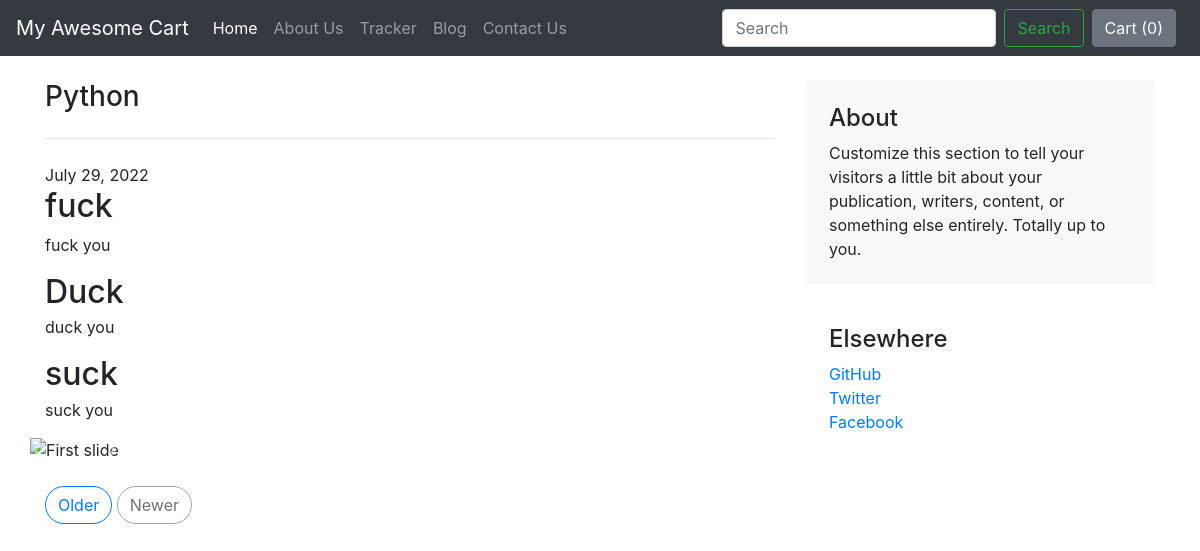
The app's page /blog/blogpost/3 with its own data.
### blog/models.py (models this page shows)
class Blogpost(models.Model):
    post_id = models.AutoField(primary_key=True)
    title = models.CharField(max_length=50)
    head0 = models.CharField(max_length=500, default="")
    head_content0 = models.CharField(max_length=5000, default="")
    head1 = models.CharField(max_length=500, default="")
    head_content1 = models.CharField(max_length=5000, default="")
    head2 = models.CharField(max_length=500, default="")
    head_content2 = models.CharField(max_length=5000, default="")
    pub_date = models.DateField()
    thumbnail = models.ImageField(upload_to='blog/images', default="")
    def __str__(self):
        return self.title

### blog/views.py (the view)
# urls.py: path('blogpost/<int:id>', views.blogpost, name='blogHome')
def blogpost(request, id):
    post = Blogpost.objects.filter(post_id = id)[0]
    print("post = ", post)
    return render(request, 'blog/blogpost.html', {'post': post})

### blog/templates/blog/blogpost.html (shortened to what this page needs)
{% extends 'blog/basic.html' %}
{% block body %}
<div class="container my-4">
    <div class="row g-5" bis_skin_checked="1">
        <div class="col-md-8" bis_skin_checked="1">
            <h3 class="pb-4 mb-4 fst-italic border-bottom">
                {{post.title}}
            </h3>
            <span>{{post.pub_date}}</span>
            <article class="blog-post">
                <h2>{{post.head0}}</h2>
                <p>{{post.head_content0}}</p>
            </article>
            <article class="blog-post">
                <h2 class="blog-post-title mb-1">{{post.head1}}</h2>
                <p>{{post.head_content1}}</p>
            </article>
            <article class="blog-post">
                <h2 class="blog-post-title mb-1">{{post.head2}}</h2>
                <p>{{post.head_content2}}</p>
            </article>
            <div class="row">
                <div id="carouselExampleControls" class="carousel slide" data-ride="carousel">
                    <div class="carousel-inner">
                      <div class="carousel-item active">
                        <img class="d-block w-100" src="..." alt="First slide">
                      </div>
                    </div>
                    <a class="carousel-control-prev" href="#carouselExampleControls" role="button" data-slide="prev">
                      <span class="carousel-control-prev-icon" aria-hidden="true"></span>
                    </a>
                    <a class="carousel-control-next" href="#carouselExampleControls" role="button" data-slide="next">
                      <span class="carousel-control-next-icon" aria-hidden="true"></span>
                    </a>
                  </div>
            </div>
            <nav class="blog-pagination mt-4" aria-label="Pagination">
                <a class="btn btn-outline-primary rounded-pill" href="#">Older</a>
                <a class="btn btn-outline-secondary rounded-pill disabled">Newer</a>
            </nav>
        </div>
        <div class="col-md-4" bis_skin_checked="1">
            <div class="position-sticky" style="top: 2rem;" bis_skin_checked="1">
                <div class="p-4 mb-3 bg-light rounded" bis_skin_checked="1">
                    <h4 class="fst-italic">About</h4>
                    <p class="mb-0">Customize this section to tell your visitors a little bit about your publication,
                        writers, content, or something else entirely. Totally up to you.</p>
                </div>
                <div class="p-4" bis_skin_checked="1">
                    <h4 class="fst-italic">Elsewhere</h4>
                    <ol class="list-unstyled">
                        <li><a href="#">GitHub</a></li>
                        <li><a href="#">Twitter</a></li>
                        <li><a href="#">Facebook</a></li>
                    </ol>
                </div>
            </div>
        </div>
    </div>
</div>
{% endblock %}

### records on screen
Blogpost: title "Python", pub_date "July 29, 2022", head0 "fuck", head_content0 "fuck you", head1 "Duck", head_content1 "duck you", head2 "suck", head_content2 "suck you"
